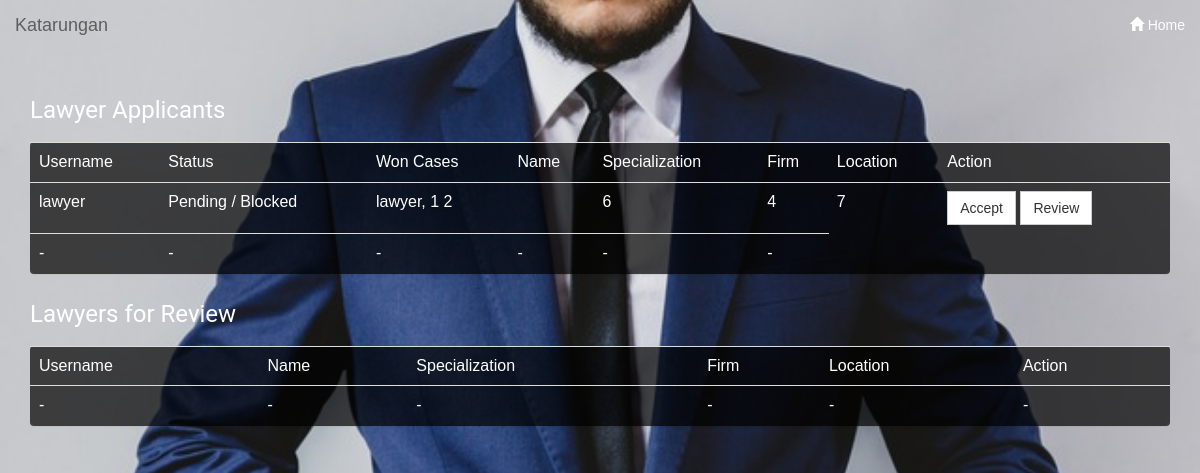
Before: /adminPanel.php with the older database file.
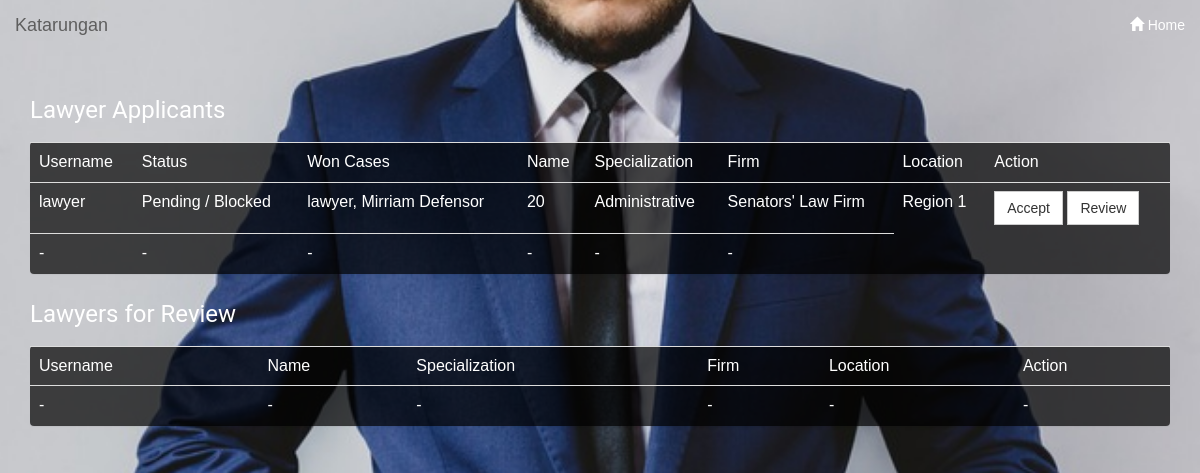
After: the same page with the newer database file.
### tables this page shows
CREATE TABLE `tbllawyer` (
  `lawyerID` int(11) NOT NULL,
  `lawyerUsername` varchar(100) NOT NULL,
  `lawyerPassword` varchar(10) NOT NULL,
  `lawyerLastName` varchar(100) NOT NULL,
  `lawyerFirstName` varchar(100) NOT NULL,
  `lawyerMiddleName` varchar(100) NOT NULL,
  `firmAssociatedTo` varchar(1000) NOT NULL,
  `firmAddress` varchar(1000) NOT NULL,
  `specialization` varchar(1000) NOT NULL,
  `locationLawyers` varchar(10000) NOT NULL,
  `casesWon` varchar(1000) NOT NULL,
  `status` varchar(10) NOT NULL
);

### adminPanel.php (the view, shortened to what this page needs)
<?php include ('HEADER.php'); ?>
<div class="container">
<h4 style="color:white;">Lawyer Applicants</h4>
<table class="table panel" border="1">
	<tr>
		<td>Username</td>
		<td>Status</td>
		<td>Won Cases</td>
		<td>Name</td>
		<td>Specialization</td>
		<td>Firm</td>
		<td>Location</td>
		<td>Action</td>
	</tr>
	<form action="" method="POST">
	<tr>
		<?php
		$getLawyers = mysqli_query($conn, " SELECT * FROM tbllawyer WHERE status NOT LIKE '3' ");
		while($lawyers = mysqli_fetch_assoc($getLawyers))
		{
		?>
			<tr>
				<td><?php echo $lawyers['lawyerUsername']; ?></td>
				<td><?php if($lawyers['status']==0) echo "Pending / Blocked"; else echo "Active";  ?></td>
				<td><?php echo $lawyers['lawyerUsername'] .", " .$lawyers['lawyerFirstName'] ." " .$lawyers['lawyerMiddleName']; ?></td>
				<td><?php echo $lawyers['casesWon']; ?></td>
				<td><?php echo $lawyers['specialization']; ?></td>
				<td><?php echo $lawyers['firmAssociatedTo']; ?></td>
				<td><?php echo $lawyers['locationLawyers']; ?></td>
				<td>
					<?php
					if($lawyers['status']==0)
					{
					?>
						<button class="btn btn-default" type="submit" name="accept" value="<?php echo $lawyers['lawyerID']; ?>">Accept</button>
						<button class="btn btn-default" type="submit" name="review" value="<?php echo $lawyers['lawyerID']; ?>">Review</button>
					<?php
					}
					else
					{
					?>
						<button class="btn btn-default" type="submit" name="block" value="<?php echo $lawyers['lawyerID']; ?>">Block</button>
						<button class="btn btn-default" type="submit" name="add" value="<?php echo $lawyers['lawyerID']; ?>">Add Won Cases</button>
					<?php
					}
					?>
				</td>
			</tr>
		<?php
		}
		?>
	</tr>
	<tr>
		<td>-</td>
		<td>-</td>
		<td>-</td>
		<td>-</td>
		<td>-</td>
		<td>-</td>
	</tr>
	</form>
</table>
<h4 style="color: white;">Lawyers for Review</h4>
<table class="table panel">
	<tr>
		<td>Username</td>
		<td>Name</td>
		<td>Specialization</td>
		<td>Firm</td>
		<td>Location</td>
		<td>Action</td>
	</tr>
	<form action="" method="POST">
	<tr>
		<td>-</td>
		<td>-</td>
		<td>-</td>
		<td>-</td>
		<td>-</td>
		<td>-</td>
	</tr>
	</form>
</table>
</div>

### HEADER.php (shortened to what this page needs)
<html>
<head>
</head>
<link rel="stylesheet" type="text/css" href="bootstrap/css/bootstrap.min.css">
<link rel="stylesheet" href="assets/material/material.min.css">
<body>
	<?php
	if(isset($_SESSION['usertype'])==true)
	{
	?>
		<nav class="navbar navbar-default">
		  <div class="container-fluid">
		    <div class="navbar-header">
		      <a class="navbar-brand" href="index.php">Katarungan</a>
		    </div>
		    <ul class="nav navbar-nav navbar-right">
		      <li><a href="index.php"><i class="glyphicon glyphicon-home"></i> Home</a></li>
		      <?php if($_SESSION['usertype']=="client"){?>
			<li><a href="publishStory.php"><i class="glyphicon glyphicon-pencil"></i> Publish Story</a></li>
			<?php } ?>
			<?php if($_SESSION['usertype']=="lawyer"){?>
			<li><a href="stories.php"><i class="glyphicon glyphicon-th-list"></i> Stories</a></li>
			<?php } ?>
			<li><a href="<?php if($_SESSION['usertype']=='lawyer') echo 'myprofile.php'; ?>"><i class="glyphicon glyphicon-user"></i> <?php echo $_SESSION['userName']; ?></a></li>
			<li><a href="LOGOUT.php"><i class="glyphicon glyphicon-off"></i> Logout</a></li>
		    </ul>
		  </div>
		</nav>
		<!--
		<ul>
			<li><a href="index.php"><i class="glyphicon glyphicon-home"></i> Home</a></li>
			<?php if($_SESSION['usertype']=="client"){?>
			<li><a href="publishStory.php">Publish Story</a></li>
			<?php } ?>
			<li><a href="<?php if($_SESSION['usertype']=='lawyer') echo 'myprofile.php'; ?>"><?php echo $_SESSION['userName']; ?></a></li>
			<li><a href="LOGOUT.php">Logout</a></li>
		</ul>
		-->
	<?php
	}
	else
	{
	?>
		<nav class="navbar navbar-default">
		  <div class="container-fluid">
		    <div class="navbar-header">
		      <a class="navbar-brand" href="index.php">Katarungan</a>
		    </div>
		    <ul class="nav navbar-nav navbar-right">
		      <li><a href="index.php"><i class="glyphicon glyphicon-home"></i> Home</a></li>
		    </ul>
		  </div>
		</nav>
	<?php
	}
	?>

### HEADER.php (style rules this page uses)
body { background: url('images/bg_2880.jpg') no-repeat center center fixed; -webkit-background-size: cover; -moz-background-size: cover; -o-background-size: cover; background-size: cover; color: white; }
.navbar { border-radius:0; background: none; border: 0px; }
.navbar-default .navbar-nav>li>a { color: white; }
.navbar-default .navbar-brand { color: white; }
.btn { border-radius: 0; }

### adminPanel.php (style rules this page uses)
body { color:white; }
.panel { background: url('images/tile.png'); padding:10px; }

Changed rows visible on the page:
changed tbllawyer "lawyer": lawyerFirstName "1" → "Mirriam"; lawyerMiddleName "2" → "Defensor"; casesWon (not shown) → "20"; specialization "6" → "Administrative"; firmAssociatedTo "4" → "Senators' Law Firm"; locationLawyers "7" → "Region 1"
